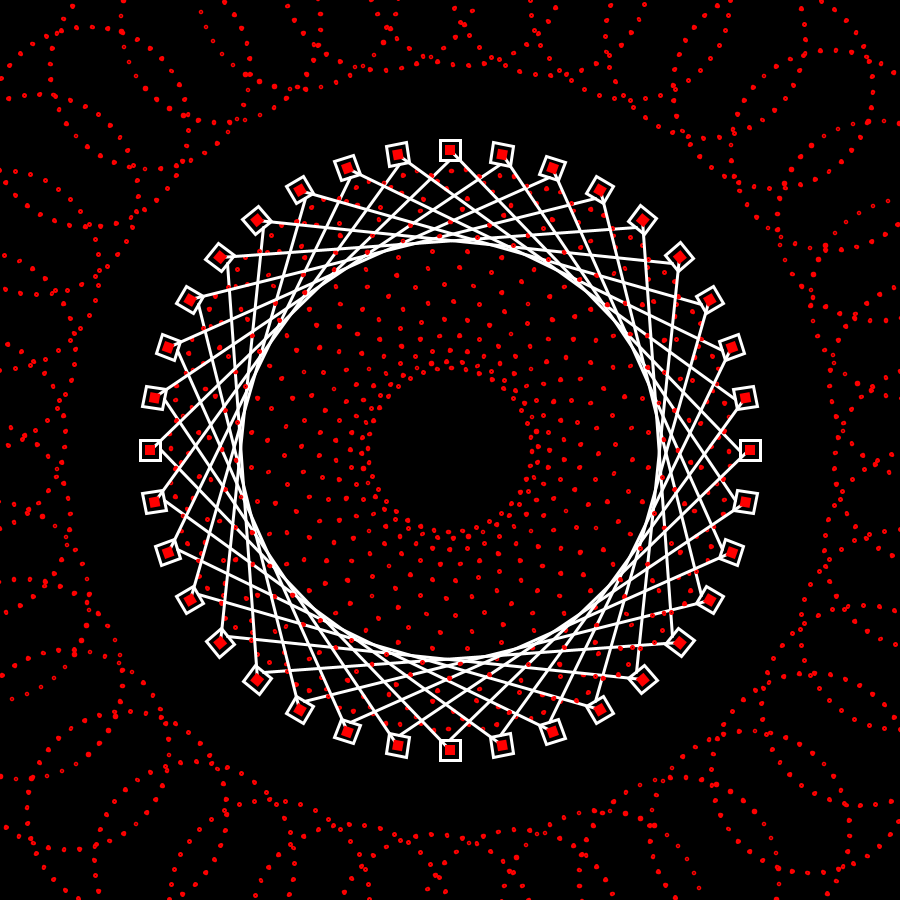
Frame 1 (no input)
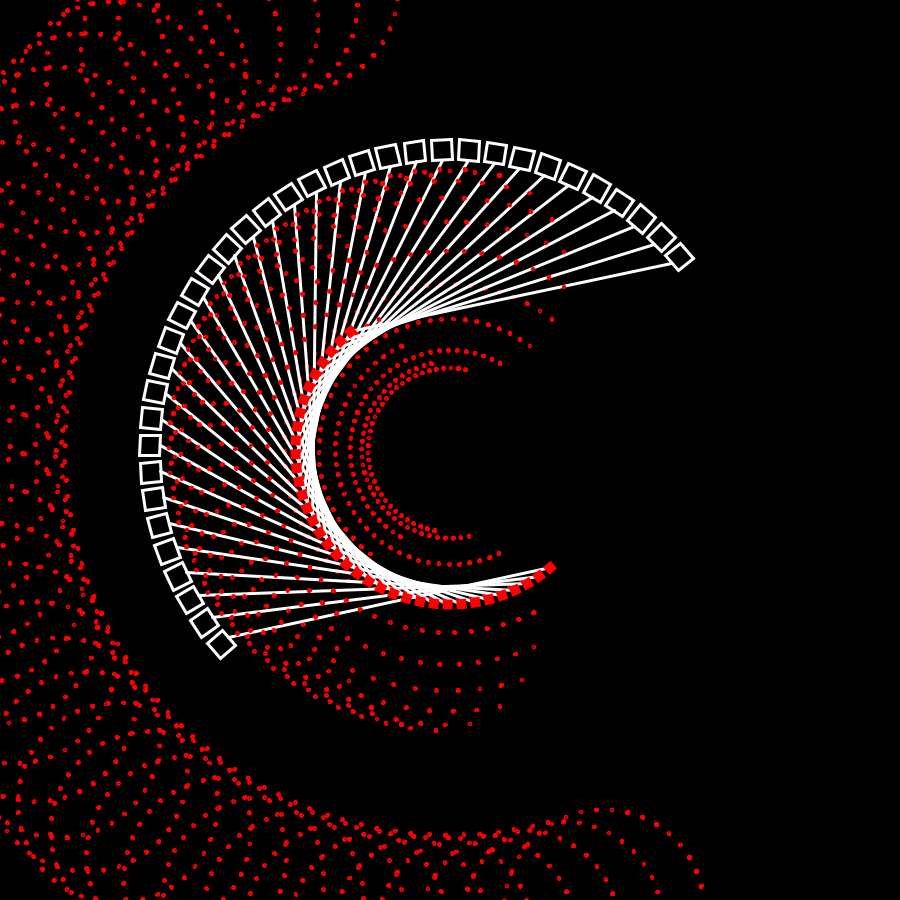
Frame 60 (the mouse pressed at the canvas centre just before this capture)
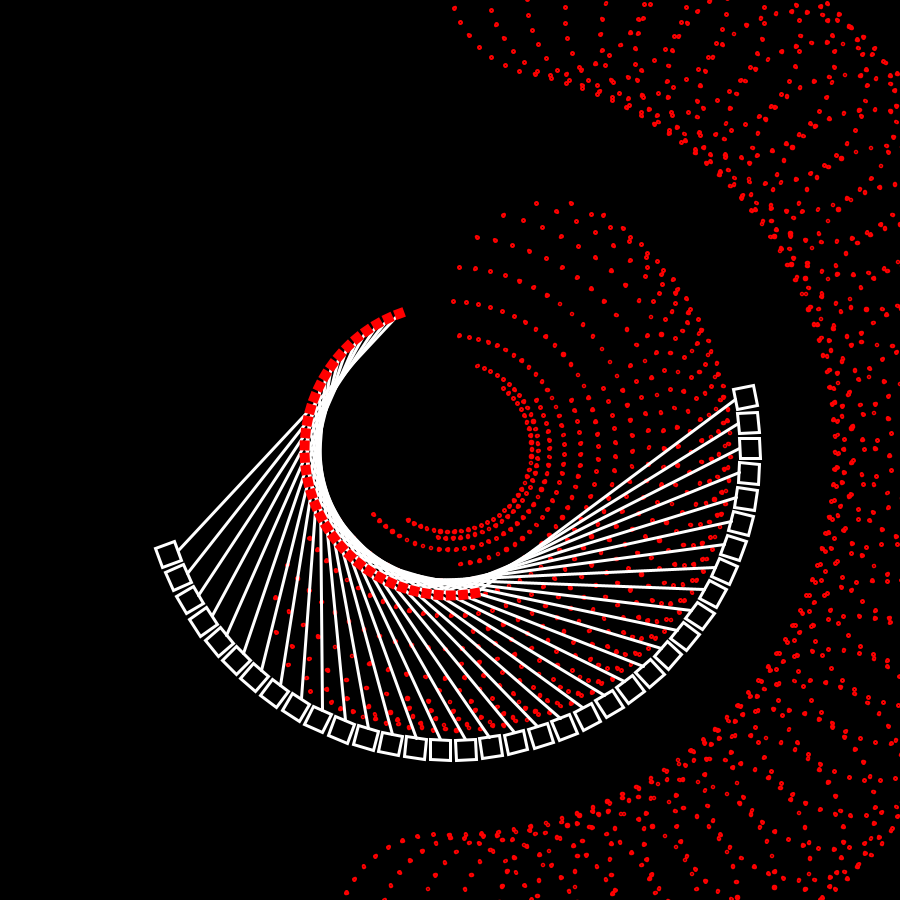
Frame 120 (the mouse held since frame 60 and released just before this capture)

The Processing sketch that drew these frames (run headless with seeded random() and noise(); from frame 60 on, the mouse is pressed at the canvas centre):

// Processing sketch: Sketch_08
// ── Sketch_08.pde
float x=300;
float y= 300;
float angle=90;
float dia = 20;

void setup () {
size (900,900);

}

void draw  () {
background (0);
translate (width/2, height/2);
rotate (radians(angle/3));
for (float a=0; a<360; a+=10) {

  pushMatrix ();
if (angle <272) rotate (radians (a)*sin (radians (angle)));
else rotate (radians(a));
stroke(255);
strokeWeight(3);
line(x*sin(radians(angle)),0,0,y-dia/2);

  fill(0);
  stroke(255,0,0);
  float rad = 100;
for(int b = 0; b<360; b+=9){
   float xoff = cos(radians(b))*rad;
       float yoff = sin(radians(b))*rad;
      
       ellipse(width/2+xoff,height/5+yoff, 2, 2);
        
   } 
   
    fill(0);
  stroke(255,0,0);
  float radi = 100;
for(int b = 0; b<360; b+=20){
   float xoff = cos(radians(b))*radi;
       float yoff = sin(radians(b))*radi;
      
      
        ellipse(width/7+xoff,height/7+yoff, 2, 2);
   } 
   
noStroke ();
fill (255,0,0);
rectMode (CENTER);
rect (x*sin (radians(angle)), 0, dia/2, dia/2);
stroke (255);
noFill();
rect (0,y,dia,dia);
popMatrix ();
   
}

angle++;
}
